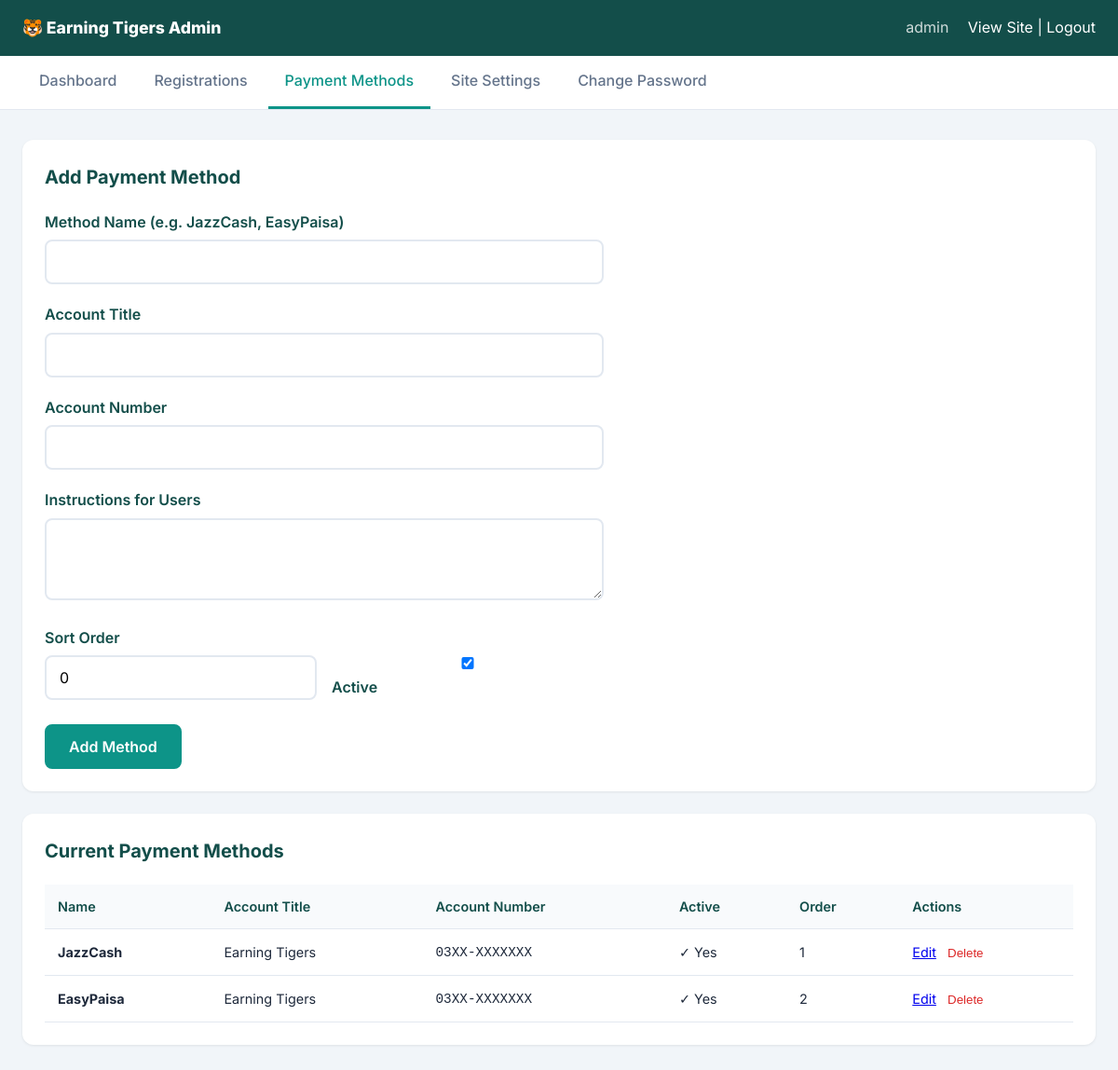
The page /admin/payments.php (signed in) on the database its author committed.
### tables this page shows
CREATE TABLE payment_methods (
    id INTEGER PRIMARY KEY AUTOINCREMENT,
    name TEXT NOT NULL,
    account_title TEXT NOT NULL,
    account_number TEXT NOT NULL,
    instructions TEXT,
    is_active INTEGER DEFAULT 1,
    sort_order INTEGER DEFAULT 0,
    created_at DATETIME DEFAULT CURRENT_TIMESTAMP
);

### includes/functions.php (called while the page is built, shortened)
<?php
function getAllPaymentMethods(): array {
    return getDB()->query('SELECT * FROM payment_methods ORDER BY sort_order, id')->fetchAll();
}
function e(?string $str): string {
    return htmlspecialchars($str ?? '', ENT_QUOTES, 'UTF-8');
}

### includes/db.php (called while the page is built, shortened)
<?php
function getDB(): PDO {
    static $pdo = null;
    if ($pdo === null) {
        $pdo = new PDO('sqlite:' . DB_PATH);
        $pdo->setAttribute(PDO::ATTR_ERRMODE, PDO::ERRMODE_EXCEPTION);
        $pdo->setAttribute(PDO::ATTR_DEFAULT_FETCH_MODE, PDO::FETCH_ASSOC);
        $pdo->exec('PRAGMA foreign_keys = ON');
    }
    return $pdo;
}

### admin/payments.php (the view, shortened to what this page needs)
<?php
$methods = getAllPaymentMethods();
$editMethod = null;
require_once 'includes/header.php';
?>
<div class="admin-card">
    <h2><?= $editMethod ? 'Edit Payment Method' : 'Add Payment Method' ?></h2>
    <form method="post" style="max-width:600px">
        <div class="form-group">
            <label>Method Name (e.g. JazzCash, EasyPaisa)</label>
            <input type="text" name="name" required value="<?= e($editMethod['name'] ?? '') ?>">
        </div>
        <div class="form-group">
            <label>Account Title</label>
            <input type="text" name="account_title" required value="<?= e($editMethod['account_title'] ?? '') ?>">
        </div>
        <div class="form-group">
            <label>Account Number</label>
            <input type="text" name="account_number" required value="<?= e($editMethod['account_number'] ?? '') ?>">
        </div>
        <div class="form-group">
            <label>Instructions for Users</label>
            <textarea name="instructions" rows="3"><?= e($editMethod['instructions'] ?? '') ?></textarea>
        </div>
        <div class="form-row">
            <div class="form-group">
                <label>Sort Order</label>
                <input type="number" name="sort_order" value="<?= e($editMethod['sort_order'] ?? '0') ?>">
            </div>
            <div class="form-group">
                <label class="radio-label" style="margin-top:28px">
                    <input type="checkbox" name="is_active" <?= ($editMethod['is_active'] ?? 1) ? 'checked' : '' ?>> Active
                </label>
            </div>
        </div>
        <button type="submit" class="btn btn-primary"><?= $editMethod ? 'Update' : 'Add' ?> Method</button>
    </form>
</div>
<div class="admin-card">
    <h2>Current Payment Methods</h2>
    <table class="admin-table">
        <thead>
            <tr>
                <th>Name</th>
                <th>Account Title</th>
                <th>Account Number</th>
                <th>Active</th>
                <th>Order</th>
                <th>Actions</th>
            </tr>
        </thead>
        <tbody>
            <?php foreach ($methods as $m): ?>
                <tr>
                    <td><strong><?= e($m['name']) ?></strong></td>
                    <td><?= e($m['account_title']) ?></td>
                    <td><code><?= e($m['account_number']) ?></code></td>
                    <td><?= $m['is_active'] ? '✓ Yes' : '✗ No' ?></td>
                    <td><?= $m['sort_order'] ?></td>
                    <td>
                        <a href="payments.php?edit=<?= $m['id'] ?>">Edit</a>
                        <form method="post" style="display:inline" data-confirm="Delete this payment method?">
                            <button type="submit" style="background:none;border:none;color:#dc2626;cursor:pointer;margin-left:8px">Delete</button>
                        </form>
                    </td>
                </tr>
            <?php endforeach; ?>
        </tbody>
    </table>
</div>
<?php require_once 'includes/footer.php'; ?>

### assets/css/style.css (style rules this page uses)
:root { --teal: #0d9488; --teal-dark: #0f766e; --teal-light: #14b8a6; --yellow: #fbbf24; --yellow-dark: #f59e0b; --dark: #134e4a; --text: #1e293b; --text-muted: #64748b; --bg: #f8fafc; --white: #ffffff; --border: #e2e8f0; --error: #dc2626; --success: #16a34a; --radius: 12px; --shadow: 0 4px 20px rgba(13, 148, 136, 0.12); }
*, *::before, *::after { box-sizing: border-box; margin: 0; padding: 0; }
body { font-family: 'Inter', system-ui, sans-serif; color: var(--text); background: var(--bg); line-height: 1.6; }
.btn { display: inline-flex; align-items: center; justify-content: center; padding: 12px 24px; border-radius: 8px; font-weight: 600; text-decoration: none; border: 2px solid transparent; cursor: pointer; font-size: 1rem; transition: all 0.2s; font-family: inherit; }
.btn-primary { background: var(--teal); color: var(--white); border-color: var(--teal); }
.form-group { margin-bottom: 20px; }
.form-group label { display: block; font-weight: 600; margin-bottom: 6px; color: var(--dark); }
.form-group input, .form-group select, .form-group textarea { width: 100%; padding: 12px 14px; border: 2px solid var(--border); border-radius: 8px; font-size: 1rem; font-family: inherit; transition: border-color 0.2s; }
.form-row { display: grid; grid-template-columns: 1fr 1fr; gap: 16px; }
.radio-label { display: flex; align-items: center; gap: 8px; cursor: pointer; font-weight: 500; }
.admin-body { background: #f1f5f9; min-height: 100vh; }
.admin-card { background: white; border-radius: var(--radius); padding: 24px; box-shadow: 0 1px 3px rgba(0,0,0,0.08); margin-bottom: 24px; }
.admin-card h2 { font-size: 1.25rem; color: var(--dark); margin-bottom: 20px; }
.admin-table { width: 100%; border-collapse: collapse; font-size: 0.9rem; }
.admin-table th, .admin-table td { padding: 12px 14px; text-align: left; border-bottom: 1px solid var(--border); }
.admin-table th { background: var(--bg); font-weight: 600; color: var(--dark); }

### rows shown on the page
payment_methods: name "JazzCash", account_title "Earning Tigers", account_number "03XX-XXXXXXX", is_active "✓ Yes", sort_order "1"
payment_methods: name "EasyPaisa", account_title "Earning Tigers", account_number "03XX-XXXXXXX", is_active "✓ Yes", sort_order "2"

### other values the page prints
APP_NAME "Earning Tigers"
$_SESSION['admin_username'] "admin"
